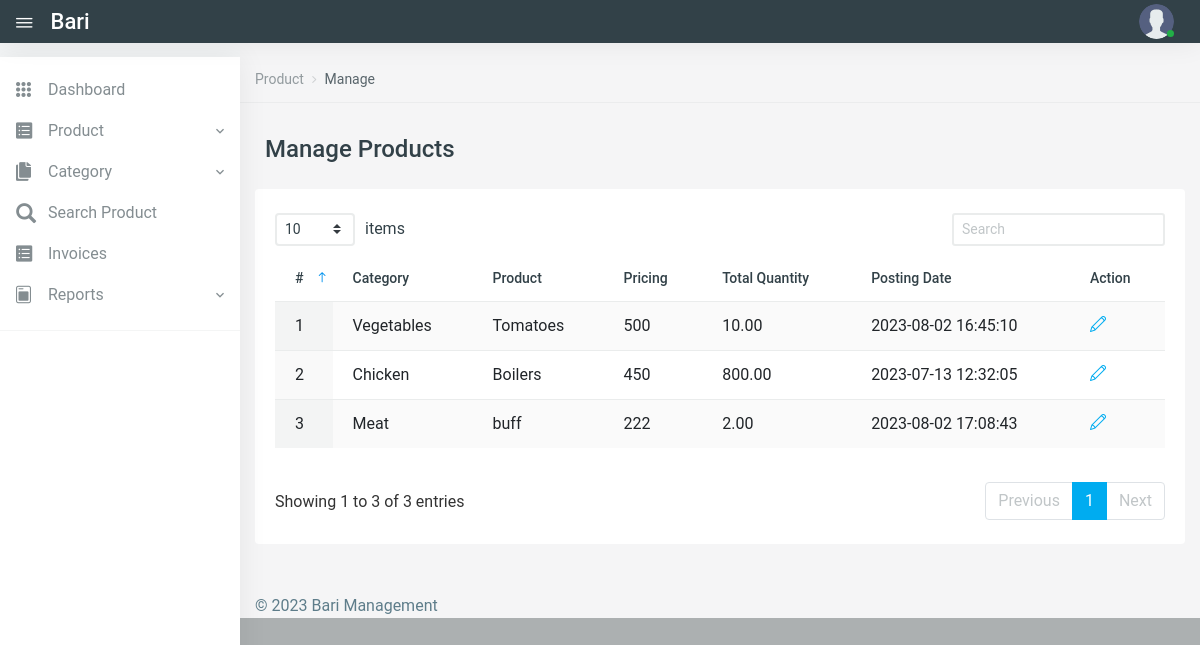
Page /Kisan/manage-products.php (signed in) on the committed database.
### tables this page shows
CREATE TABLE `products` (
  `id` int(11) NOT NULL,
  `CategoryName` varchar(150) DEFAULT NULL,
  `ProductName` varchar(150) DEFAULT NULL,
  `ProductPrice` decimal(10,0) DEFAULT current_timestamp(),
  `LeftQuantity` decimal(10,2) DEFAULT NULL,
  `TotalQuantity` decimal(10,2) DEFAULT NULL,
  `PostingDate` timestamp NOT NULL DEFAULT current_timestamp() ON UPDATE current_timestamp(),
  `UpdationDate` timestamp NULL DEFAULT NULL ON UPDATE current_timestamp(),
  `CategoryCode` varchar(50) DEFAULT NULL
);

### Kisan/manage-products.php (the view, shortened to what this page needs)
<?php
include('includes/config.php');
if (strlen($_SESSION['user_id'] == 0)) {
    header('location:logout.php');
} else {
?>
    <!DOCTYPE html>
    <html lang="en">
    <head>
        <link href="vendors/datatables.net-dt/css/jquery.dataTables.min.css" rel="stylesheet" type="text/css" />
        <link href="vendors/datatables.net-responsive-dt/css/responsive.dataTables.min.css" rel="stylesheet" type="text/css" />
        <link href="vendors/jquery-toggles/css/toggles.css" rel="stylesheet" type="text/css">
        <link href="vendors/jquery-toggles/css/themes/toggles-light.css" rel="stylesheet" type="text/css">
        <link href="dist/css/style.css" rel="stylesheet" type="text/css">
    </head>
    <body>
        <div class="hk-wrapper hk-vertical-nav">
            <?php include_once('includes/navbar.php');
            include_once('includes/sidebar.php');
            ?>
            <div class="hk-pg-wrapper">
                <nav class="hk-breadcrumb" aria-label="breadcrumb">
                    <ol class="breadcrumb breadcrumb-light bg-transparent">
                        <li class="breadcrumb-item"><a href="#">Product</a></li>
                        <li class="breadcrumb-item active" aria-current="page">Manage</li>
                    </ol>
                </nav>
                <div class="container">
                    <div class="hk-pg-header">
                        <h4 class="hk-pg-title"><span class="pg-title-icon"><span class="feather-icon"><i data-feather="database"></i></span></span>Manage Products</h4>
                    </div>
                    <div class="row">
                        <div class="col-xl-12">
                            <section class="hk-sec-wrapper">
                                <div class="row">
                                    <div class="col-sm">
                                        <div class="table-wrap">
                                            <table id="datable_1" class="table table-hover w-100 display pb-30">
                                                <thead>
                                                    <tr>
                                                        <th>#</th>
                                                        <th>Category</th>
                                                        <th>Product</th>
                                                        <th>Pricing</th>
                                                        <th>Total Quantity</th>
                                                        <th>Posting Date</th>
                                                        <th>Action</th>
                                                    </tr>
                                                </thead>
                                                <tbody>
                                                    <?php
                                                    $rno = mt_rand(10000, 99999);
                                                    $query = mysqli_query($con, "select * from products");
                                                    $cnt = 1;
                                                    while ($row = mysqli_fetch_array($query)) {
                                                    ?>
                                                        <tr>
                                                            <td><?php echo $cnt; ?></td>
                                                            <td><?php echo $row['CategoryName']; ?></td>
                                                            <td><?php echo $row['ProductName']; ?></td>
                                                            <td><?php echo $row['ProductPrice']; ?></td>
                                                            <td><?php echo $row['TotalQuantity']; ?></td>
                                                            <td><?php echo $row['PostingDate']; ?></td>
                                                            <td>
                                                                <a href="edit-product.php?pid=<?php echo base64_encode($row['id'] . $rno); ?>" class="mr-25" data-toggle="tooltip" data-original-title="Edit"> <i class="icon-pencil"></i></a>
                                                            </td>
                                                        </tr>
                                                    <?php
                                                        $cnt++;
                                                    } ?>
                                                </tbody>
                                            </table>
                                        </div>
                                    </div>
                                </div>
                            </section>
                        </div>
                    </div>
                </div>
                <?php include_once('includes/footer.php'); ?>
            </div>
        </div>
    </body>
    </html>
<?php } ?>

### Kisan/includes/navbar.php (shortened to what this page needs)
<nav class="navbar navbar-expand-xl navbar-dark bg-dark fixed-top hk-navbar">
    <a id="navbar_toggle_btn" class="navbar-toggle-btn nav-link-hover" href="javascript:void(0);"><i class="ion ion-ios-menu"></i></a>
    <a class="navbar-brand" href="dashboard.php">Bari</a>
    <ul class="navbar-nav hk-navbar-content">
        <li class="nav-item dropdown dropdown-authentication">
            <a class="nav-link dropdown-toggle no-caret" href="#" role="button" data-toggle="dropdown" aria-haspopup="true" aria-expanded="false">
                <div class="media">
                    <div class="media-img-wrap">
                        <div class="avatar">
                            <img src="dist/img/user.png" alt="user" class="avatar-img rounded-circle">
                        </div>
                        <span class="badge badge-success badge-indicator"></span>
                    </div>
                </div>
            </a>
        </li>
    </ul>
</nav>

### Kisan/includes/sidebar.php (shortened to what this page needs)
<nav class="hk-nav hk-nav-light">
    <div class="nicescroll-bar">
        <div class="navbar-nav-wrap">
            <ul class="navbar-nav flex-column">
                <li class="nav-item">
                    <a class="nav-link" href="dashboard.php">
                        <i class="ion ion-ios-keypad"></i>
                        <span class="nav-link-text">Dashboard</span>
                    </a>
                </li>
                <li class="nav-item">
                    <a class="nav-link" href="javascript:void(0);" data-toggle="collapse" data-target="#product_drp">
                        <i class="ion ion-ios-list-box"></i>
                        <span class="nav-link-text">Product</span></a>
                </li>
                <li class="nav-item">
                    <a class="nav-link" href="javascript:void(0);" data-toggle="collapse" data-target="#cats_drp">
                        <i class="ion ion-ios-copy"></i>
                        <span class="nav-link-text">Category</span></a>
                </li>
                <li class="nav-item">
                    <a class="nav-link" href="search-product.php">
                        <i class="glyphicon glyphicon-search"></i>
                        <span class="nav-link-text">Search Product</span>
                    </a>
                </li>
                <li class="nav-item">
                    <a class="nav-link" href="invoices.php">
                        <i class="ion ion-ios-list-box"></i>
                        <span class="nav-link-text">Invoices</span>
                    </a>
                </li>
                <li class="nav-item">
                    <a class="nav-link" href="javascript:void(0);" data-toggle="collapse" data-target="#reports_drp">
                        <i class="ion ion-ios-today"></i>
                        <span class="nav-link-text">Reports</span></a>
                </li>
            </ul>
            <hr class="nav-separator">
        </div>
    </div>
</nav>

### Kisan/includes/footer.php
<div class="hk-footer-wrap container">
    <footer class="footer">
        <div class="row">
            <div class="col-md-6 col-sm-12">
                © <?php echo date("Y"); ?> Bari Management
            </div>
        </div>
    </footer>
</div>

### rows in the picture
products: CategoryName "Vegetables", ProductName "Tomatoes", ProductPrice "500", TotalQuantity "10.00", PostingDate "2023-08-02 16:45:10"
products: CategoryName "Chicken", ProductName "Boilers", ProductPrice "450", TotalQuantity "800.00", PostingDate "2023-07-13 12:32:05"
products: CategoryName "Meat", ProductName "buff", ProductPrice "222", TotalQuantity "2.00", PostingDate "2023-08-02 17:08:43"
